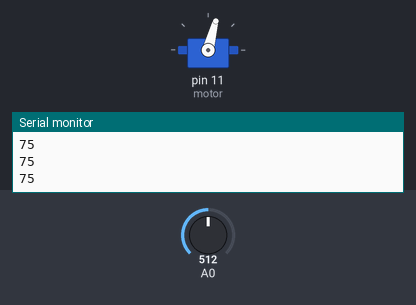
The sketch below on a simulated Arduino Uno, built with avr-gcc and run on an emulated ATmega328P. On the bench: servo, the last lines printed to the serial monitor. The test bench sets the inputs (shaded band); at power-on: A0 = 512.

Above: at 1.2 s.
1.3 s: A0 set to 716
At 1.9 s:
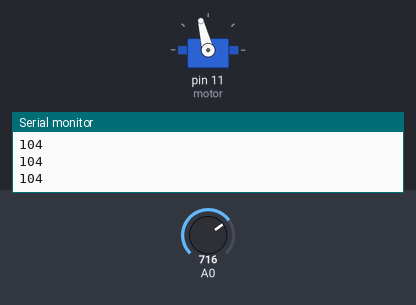
2.8 s: A0 set to 900
At 3.2 s:
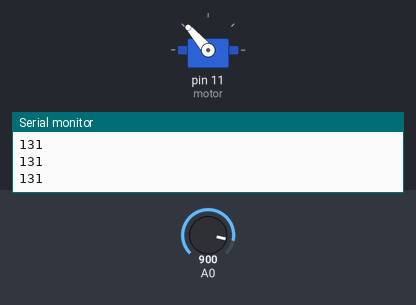
4.3 s: A0 set to 1023
At 5.5 s:
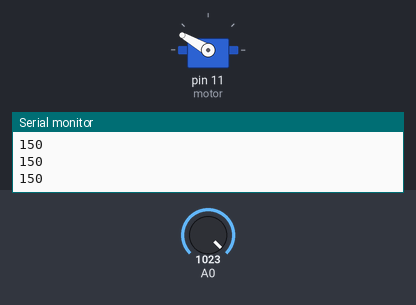
5.8 s: A0 set to 306
At 6.7 s:
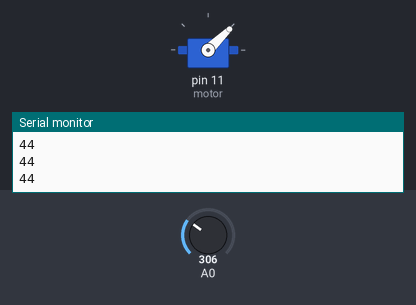
7.3 s: A0 set to 122
At 7.7 s:
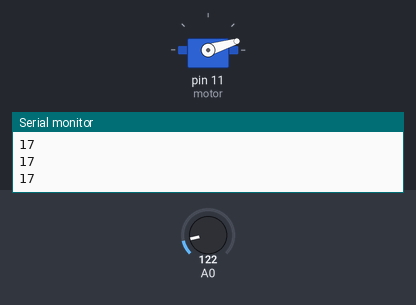
Timing chart, 0 to 9.8 s (numbered marks = the images above; inputs shaded):
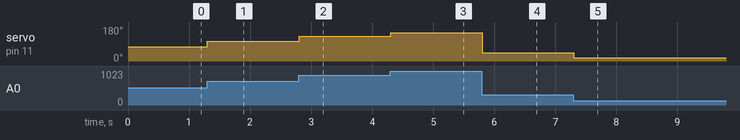

Measured:
- after the input at 1.3 s, servo on pin 11 (motor): 75° → 104° at once
- after the input at 2.8 s, servo on pin 11 (motor): 104° → 131° at once
- after the input at 4.3 s, servo on pin 11 (motor): 131° → 150° at once
- after the input at 5.8 s, servo on pin 11 (motor): 150° → 44° at once
- after the input at 7.3 s, servo on pin 11 (motor): 44° → 17° at once

The sketch:

motor.ino
```cpp
#include <Servo.h>

int valor=0;
int valorF=0;

Servo motor;

void setup() {
  Serial.begin(9600);
  motor.attach(11,1000,2000);

}

void loop(){
  valor=analogRead(A0);
  valorF=map(valor,0,1023,0,150);
  motor.write(valorF);
  Serial.println(valorF);

}
```
